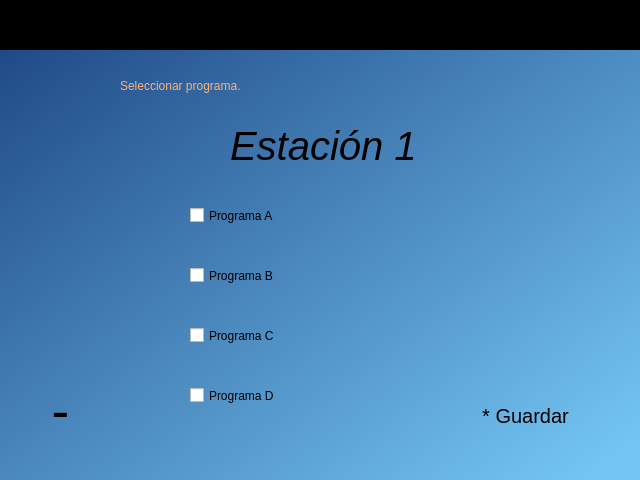
<?xml version="1.0" encoding="UTF-8"?>
<ui version="4.0">
 <class>widget_inicio</class>
 <widget class="QWidget" name="widget_inicio">
  <property name="geometry">
   <rect>
    <x>0</x>
    <y>0</y>
    <width>640</width>
    <height>480</height>
   </rect>
  </property>
  <property name="windowTitle">
   <string>Form</string>
  </property>
  <property name="styleSheet">
   <string notr="true"/>
  </property>
  <widget class="QWidget" name="widget_fecha" native="true">
   <property name="geometry">
    <rect>
     <x>0</x>
     <y>0</y>
     <width>641</width>
     <height>51</height>
    </rect>
   </property>
   <property name="styleSheet">
    <string notr="true">QWidget#widget_fecha{
background-color:rgb(0, 0, 0)}</string>
   </property>
   <widget class="QLabel" name="lbl_hora">
    <property name="geometry">
     <rect>
      <x>20</x>
      <y>10</y>
      <width>151</width>
      <height>21</height>
     </rect>
    </property>
    <property name="styleSheet">
     <string notr="true">font: 57 16pt &quot;Ubuntu&quot;;
color:rgb(238, 238, 236);</string>
    </property>
    <property name="text">
     <string/>
    </property>
   </widget>
   <widget class="QLabel" name="lbl_fecha">
    <property name="geometry">
     <rect>
      <x>460</x>
      <y>10</y>
      <width>161</width>
      <height>21</height>
     </rect>
    </property>
    <property name="styleSheet">
     <string notr="true">font: 57 16pt &quot;Ubuntu&quot;;
color:rgb(238, 238, 236);</string>
    </property>
    <property name="text">
     <string/>
    </property>
   </widget>
  </widget>
  <widget class="QWidget" name="widget_datos" native="true">
   <property name="geometry">
    <rect>
     <x>0</x>
     <y>50</y>
     <width>641</width>
     <height>431</height>
    </rect>
   </property>
   <property name="styleSheet">
    <string notr="true">QWidget#widget_datos{
background-color:qlineargradient(spread:pad, x1:0, y1:0, x2:0.985075, y2:0.903, stop:0 rgba(32, 74, 135, 255), stop:1 rgba(115, 196, 242, 255))
}</string>
   </property>
   <widget class="QLabel" name="label_9">
    <property name="geometry">
     <rect>
      <x>10</x>
      <y>10</y>
      <width>91</width>
      <height>101</height>
     </rect>
    </property>
    <property name="text">
     <string/>
    </property>
    <property name="pixmap">
     <pixmap>../images/logo.png</pixmap>
    </property>
    <property name="scaledContents">
     <bool>true</bool>
    </property>
   </widget>
   <widget class="QLabel" name="label">
    <property name="geometry">
     <rect>
      <x>30</x>
      <y>340</y>
      <width>71</width>
      <height>51</height>
     </rect>
    </property>
    <property name="text">
     <string/>
    </property>
    <property name="pixmap">
     <pixmap>../images/flecha_Atras.png</pixmap>
    </property>
    <property name="scaledContents">
     <bool>true</bool>
    </property>
   </widget>
   <widget class="QLabel" name="label_2">
    <property name="geometry">
     <rect>
      <x>40</x>
      <y>340</y>
      <width>41</width>
      <height>41</height>
     </rect>
    </property>
    <property name="font">
     <font>
      <pointsize>40</pointsize>
     </font>
    </property>
    <property name="text">
     <string>-</string>
    </property>
    <property name="alignment">
     <set>Qt::AlignCenter</set>
    </property>
   </widget>
   <widget class="QLabel" name="lbl_num_est">
    <property name="geometry">
     <rect>
      <x>230</x>
      <y>70</y>
      <width>191</width>
      <height>51</height>
     </rect>
    </property>
    <property name="font">
     <font>
      <family>Ubuntu</family>
      <pointsize>30</pointsize>
      <weight>7</weight>
      <italic>true</italic>
      <bold>false</bold>
     </font>
    </property>
    <property name="styleSheet">
     <string notr="true">font: 57 italic 30pt &quot;Ubuntu&quot;;
</string>
    </property>
    <property name="text">
     <string>Estación 1</string>
    </property>
   </widget>
   <widget class="QLabel" name="lbl_num_est_2">
    <property name="geometry">
     <rect>
      <x>120</x>
      <y>10</y>
      <width>451</width>
      <height>51</height>
     </rect>
    </property>
    <property name="styleSheet">
     <string notr="true">font: 22pt &quot;Ubuntu&quot;;
font: 57 italic 35pt &quot;Ubuntu&quot;;
color:rgb(244, 179, 126)</string>
    </property>
    <property name="text">
     <string>Seleccionar programa.</string>
    </property>
   </widget>
   <widget class="QCheckBox" name="checkBox_1">
    <property name="geometry">
     <rect>
      <x>190</x>
      <y>140</y>
      <width>241</width>
      <height>51</height>
     </rect>
    </property>
    <property name="styleSheet">
     <string notr="true">font: 57 italic 25pt &quot;Ubuntu&quot;;



</string>
    </property>
    <property name="text">
     <string>Programa A</string>
    </property>
    <property name="tristate">
     <bool>false</bool>
    </property>
   </widget>
   <widget class="QCheckBox" name="checkBox_2">
    <property name="geometry">
     <rect>
      <x>190</x>
      <y>200</y>
      <width>241</width>
      <height>51</height>
     </rect>
    </property>
    <property name="styleSheet">
     <string notr="true">font: 57 italic 25pt &quot;Ubuntu&quot;;


</string>
    </property>
    <property name="text">
     <string>Programa B</string>
    </property>
    <property name="iconSize">
     <size>
      <width>30</width>
      <height>30</height>
     </size>
    </property>
   </widget>
   <widget class="QCheckBox" name="checkBox_3">
    <property name="geometry">
     <rect>
      <x>190</x>
      <y>260</y>
      <width>241</width>
      <height>51</height>
     </rect>
    </property>
    <property name="styleSheet">
     <string notr="true">font: 57 italic 25pt &quot;Ubuntu&quot;;


</string>
    </property>
    <property name="text">
     <string>Programa C</string>
    </property>
   </widget>
   <widget class="QCheckBox" name="checkBox_4">
    <property name="geometry">
     <rect>
      <x>190</x>
      <y>320</y>
      <width>241</width>
      <height>51</height>
     </rect>
    </property>
    <property name="styleSheet">
     <string notr="true">font: 57 italic 25pt &quot;Ubuntu&quot;;



</string>
    </property>
    <property name="text">
     <string>Programa D</string>
    </property>
   </widget>
   <widget class="QLabel" name="label_3">
    <property name="geometry">
     <rect>
      <x>450</x>
      <y>340</y>
      <width>161</width>
      <height>51</height>
     </rect>
    </property>
    <property name="text">
     <string/>
    </property>
    <property name="pixmap">
     <pixmap>../images/botton_icon.png</pixmap>
    </property>
    <property name="scaledContents">
     <bool>true</bool>
    </property>
   </widget>
   <widget class="QLabel" name="label_4">
    <property name="geometry">
     <rect>
      <x>460</x>
      <y>340</y>
      <width>131</width>
      <height>51</height>
     </rect>
    </property>
    <property name="font">
     <font>
      <pointsize>15</pointsize>
     </font>
    </property>
    <property name="text">
     <string>* Guardar</string>
    </property>
    <property name="alignment">
     <set>Qt::AlignCenter</set>
    </property>
   </widget>
  </widget>
 </widget>
 <resources/>
 <connections/>
</ui>
